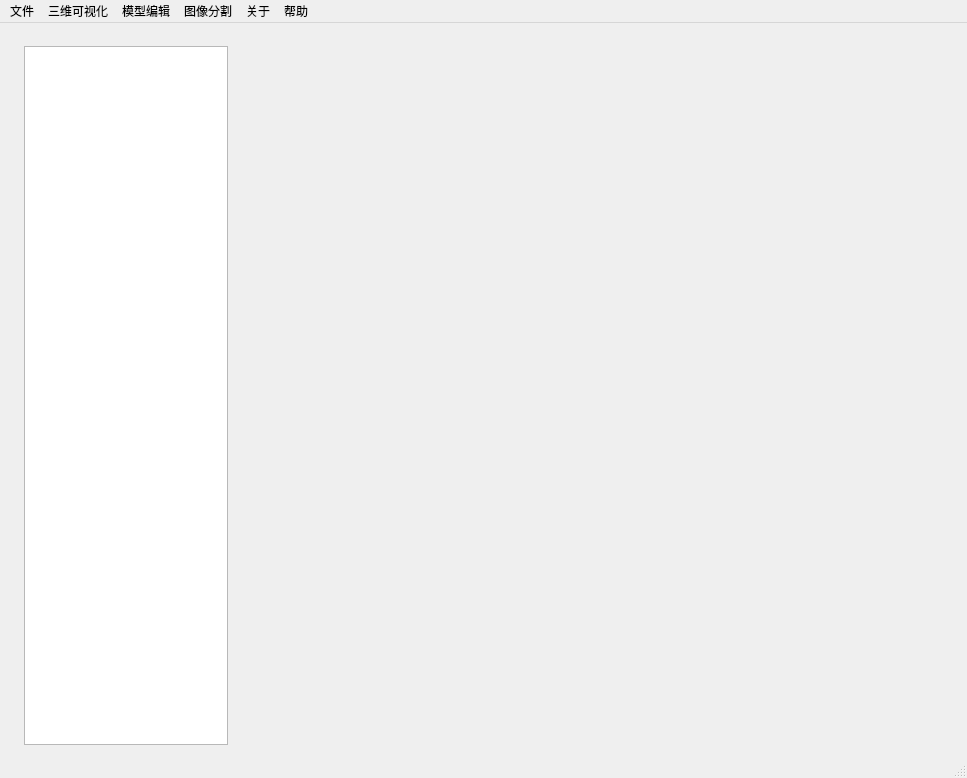
<?xml version="1.0" encoding="UTF-8"?>
<ui version="4.0">
 <class>MainWindow</class>
 <widget class="QMainWindow" name="MainWindow">
  <property name="geometry">
   <rect>
    <x>0</x>
    <y>0</y>
    <width>967</width>
    <height>778</height>
   </rect>
  </property>
  <property name="windowTitle">
   <string>MainWindow</string>
  </property>
  <widget class="QWidget" name="centralWidget">
   <widget class="QWidget" name="layoutWidget">
    <property name="geometry">
     <rect>
      <x>13</x>
      <y>12</y>
      <width>911</width>
      <height>721</height>
     </rect>
    </property>
    <layout class="QHBoxLayout" name="horizontalLayout" stretch="3,10">
     <item>
      <widget class="QTextBrowser" name="text_inf"/>
     </item>
     <item>
      <layout class="QGridLayout" name="gridLayout">
       <item row="1" column="1">
        <widget class="QVTKOpenGLWidget" name="qvtkWidgetDRight" native="true"/>
       </item>
       <item row="1" column="0">
        <widget class="QVTKOpenGLWidget" name="qvtkWidgetDLeft" native="true"/>
       </item>
       <item row="0" column="0">
        <widget class="QVTKOpenGLWidget" name="qvtkWidgetLeft" native="true"/>
       </item>
       <item row="0" column="1">
        <widget class="QVTKOpenGLWidget" name="qvtkWidgetRight" native="true"/>
       </item>
      </layout>
     </item>
    </layout>
   </widget>
  </widget>
  <widget class="QMenuBar" name="menuBar">
   <property name="geometry">
    <rect>
     <x>0</x>
     <y>0</y>
     <width>967</width>
     <height>24</height>
    </rect>
   </property>
   <widget class="QMenu" name="file">
    <property name="title">
     <string>文件</string>
    </property>
    <addaction name="action_input"/>
    <addaction name="action_exportInf"/>
    <addaction name="action_anatomyView"/>
    <addaction name="action_exportSTL"/>
    <addaction name="action_close"/>
   </widget>
   <widget class="QMenu" name="visualization">
    <property name="title">
     <string>三维可视化</string>
    </property>
    <widget class="QMenu" name="surface">
     <property name="title">
      <string>面绘制</string>
     </property>
     <addaction name="MarchingCubes"/>
     <addaction name="DividingCubes"/>
    </widget>
    <widget class="QMenu" name="volume">
     <property name="title">
      <string>体绘制</string>
     </property>
     <addaction name="RayCasting"/>
     <addaction name="TextureMapping"/>
     <addaction name="MaximumIntensity"/>
    </widget>
    <addaction name="surface"/>
    <addaction name="volume"/>
   </widget>
   <widget class="QMenu" name="model_editor">
    <property name="title">
     <string>模型编辑</string>
    </property>
   </widget>
   <widget class="QMenu" name="segmentation">
    <property name="title">
     <string>图像分割</string>
    </property>
   </widget>
   <widget class="QMenu" name="about">
    <property name="title">
     <string>关于</string>
    </property>
   </widget>
   <widget class="QMenu" name="menu">
    <property name="title">
     <string>帮助</string>
    </property>
   </widget>
   <addaction name="file"/>
   <addaction name="visualization"/>
   <addaction name="model_editor"/>
   <addaction name="segmentation"/>
   <addaction name="about"/>
   <addaction name="menu"/>
  </widget>
  <widget class="QStatusBar" name="statusBar"/>
  <action name="action_close">
   <property name="text">
    <string>关闭</string>
   </property>
  </action>
  <action name="DividingCubes">
   <property name="text">
    <string>剖分立方体算法</string>
   </property>
  </action>
  <action name="RayCasting">
   <property name="text">
    <string>光线投射算法</string>
   </property>
  </action>
  <action name="TextureMapping">
   <property name="text">
    <string>3D纹理映射算法</string>
   </property>
  </action>
  <action name="MaximumIntensity">
   <property name="text">
    <string>最大密度投影算法</string>
   </property>
  </action>
  <action name="action_exportInf">
   <property name="text">
    <string>文件信息</string>
   </property>
  </action>
  <action name="action_anatomyView">
   <property name="text">
    <string>切片视图</string>
   </property>
  </action>
  <action name="action_input">
   <property name="text">
    <string>导入DICOM</string>
   </property>
  </action>
  <action name="MarchingCubes">
   <property name="text">
    <string>移动立方体算法</string>
   </property>
  </action>
  <action name="action_exportSTL">
   <property name="text">
    <string>导出STL</string>
   </property>
  </action>
 </widget>
 <layoutdefault spacing="6" margin="11"/>
 <customwidgets>
  <customwidget>
   <class>QVTKOpenGLWidget</class>
   <extends>QWidget</extends>
   <header>QVTKOpenGLWidget.h</header>
  </customwidget>
 </customwidgets>
 <resources/>
 <connections/>
</ui>
